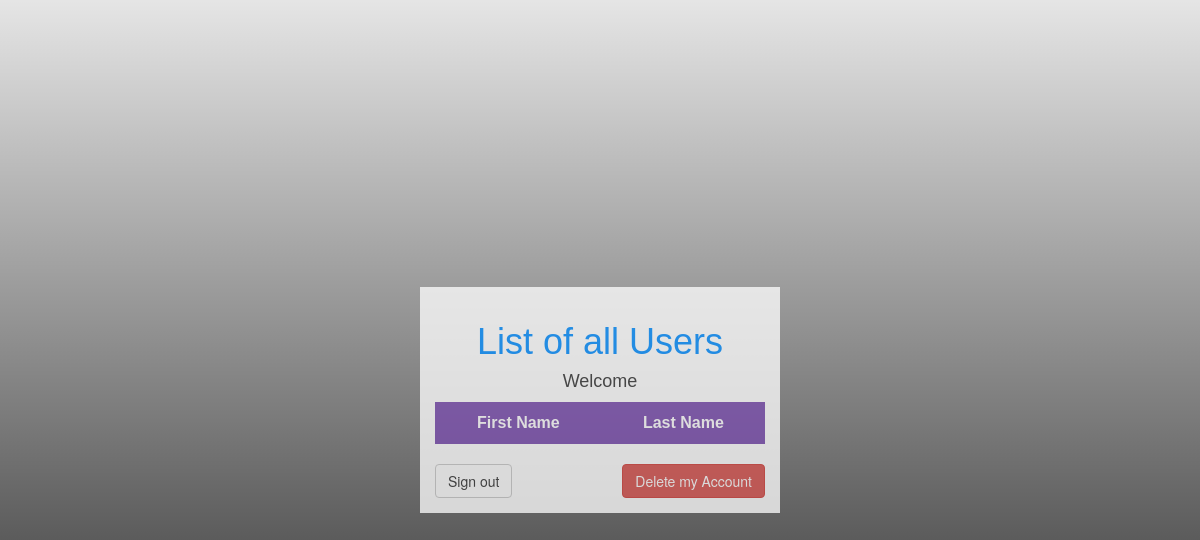
The app's page /displayHome, older data.
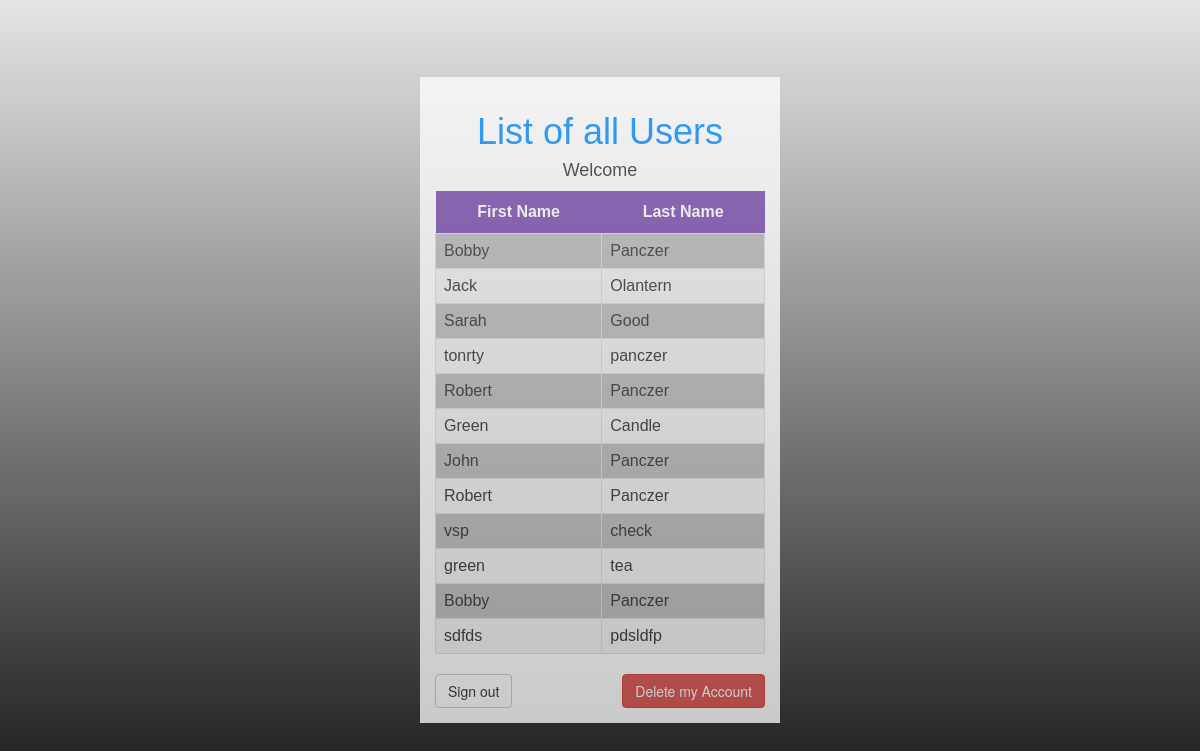
The same page, newer data.
### tables this page shows
CREATE TABLE [app_users](
    [username] VARCHAR(150), 
    [firstname] VARCHAR(150), 
    [lastname] VARCHAR(150));

### main.py (the view)
@app.route("/displayHome")
def displayHome():
    userlist = db.connectdb()
    return render_template("home.html", userlist=userlist)

### database.py (called while the page is built)
def connectdb():
    conn = sql.connect('users.db')
    c = conn.cursor()
    qry = "SELECT firstname, lastname FROM app_users"
    c.execute(qry)
    userlist = c.fetchall()
    return userlist

### templates/home.html (shortened to what this page needs)
<html>
        <head>
            <link rel="stylesheet" href="../static/css/bootstrap.css">
            <link rel="stylesheet" type="text/css" href="../static/css/main.css">
        </head>
        <body>
        <div class="Aligner">
            <div class="Aligner-item Aligner-item-style">
                <h1>List of all Users</h1>
                <h4>Welcome {% block username %}{% endblock %}</h4>
                <table id="users">
                    <tr>
                        <th>First Name</th>
                        <th>Last Name</th>
                    </tr>
                    {% for row in userlist %}
                    <tr>
                          <td>{{ row[0] }}</td>
                          <td>{{ row[1] }}</td>
                    </tr>
                    {% endfor %}
                </table>
                <a id="btn-signout" role="button" class="btn btn-default btn-left" href="/">Sign out</a>
                <a id="btn-deleteuser" role="button" class="btn btn-danger pull-right btn-right" href="/">Delete my Account</a>
            </div>
        </div>
        </body>
</html>

### static/css/main.css (style rules this page uses)
h1 { text-align: center; color: rgb(0, 140, 255); font-family: "Trebuchet MS", Arial, Helvetica, sans-serif; }
h4 { text-align: center; font-family: "Trebuchet MS", Arial, Helvetica, sans-serif; }
body { background-color: black; background: linear-gradient(rgba(0, 0, 0, 0.1),rgba(0, 0, 0, 0.5), rgba(0, 0, 0, 0.9)), url("../images/woods.jpg"); background-size: cover; }
.Aligner { display: flex; align-items: center; justify-content: center; height: 100vh; }
.Aligner-item { max-width: 30%; flex:1; }
.Aligner-item-style { background-color: white; opacity: 0.75; padding: 15px; align-self: center; }
#users { font-family: "Trebuchet MS", Arial, Helvetica, sans-serif; border-collapse: collapse; width: 100%; }
#users td { border: 1px solid #ddd; padding: 8px; }
#users tr:nth-child(even) { background-color: #bbbbbb; }
#users tr:nth-child(odd) { background-color: #f2f2f2; }
#users th { padding-top: 12px; padding-bottom: 12px; text-align: center; background-color: rgb(122, 76, 175); color: white; }
#btn-signout { margin-top: 20px; }
#btn-deleteuser { margin-top: 20px; }

Row changes from the older to the newer data that the page shows:
added app_users: firstname "Bobby", lastname "Panczer"
added app_users: firstname "Jack", lastname "Olantern"
added app_users: firstname "Sarah", lastname "Good"
added app_users: firstname "tonrty", lastname "panczer"
added app_users: firstname "Robert", lastname "Panczer"
added app_users: firstname "Green", lastname "Candle"
added app_users: firstname "John", lastname "Panczer"
added app_users: firstname "Robert", lastname "Panczer"
added app_users: firstname "vsp", lastname "check"
added app_users: firstname "green", lastname "tea"
added app_users: firstname "Bobby", lastname "Panczer"
added app_users: firstname "sdfds", lastname "pdsldfp"
